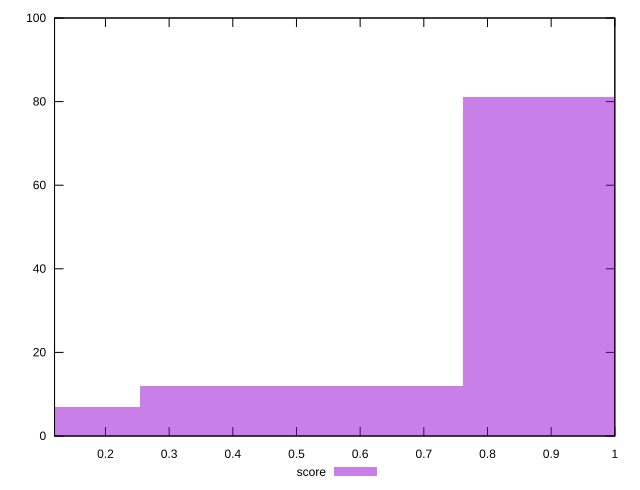

Recreate this plot in gnuplot.
reset

$score <<EOF
1.015006802685474 81
0.507503401342737 12
0 7
EOF

set key outside below
set boxwidth 0.507503401342737
set xrange [0.12:1]
set yrange [0:100]
set trange [0:100]
set style fill transparent solid 0.5 noborder
set terminal svg size 640, 490 enhanced background rgb 'white'
set output "report_00015_2021-02-09T16-11-33.973Z/estimated-input-latency/samples/pages+cached+noadtech+nomedia/score/histogram.svg"

plot $score title "score" with boxes

reset
